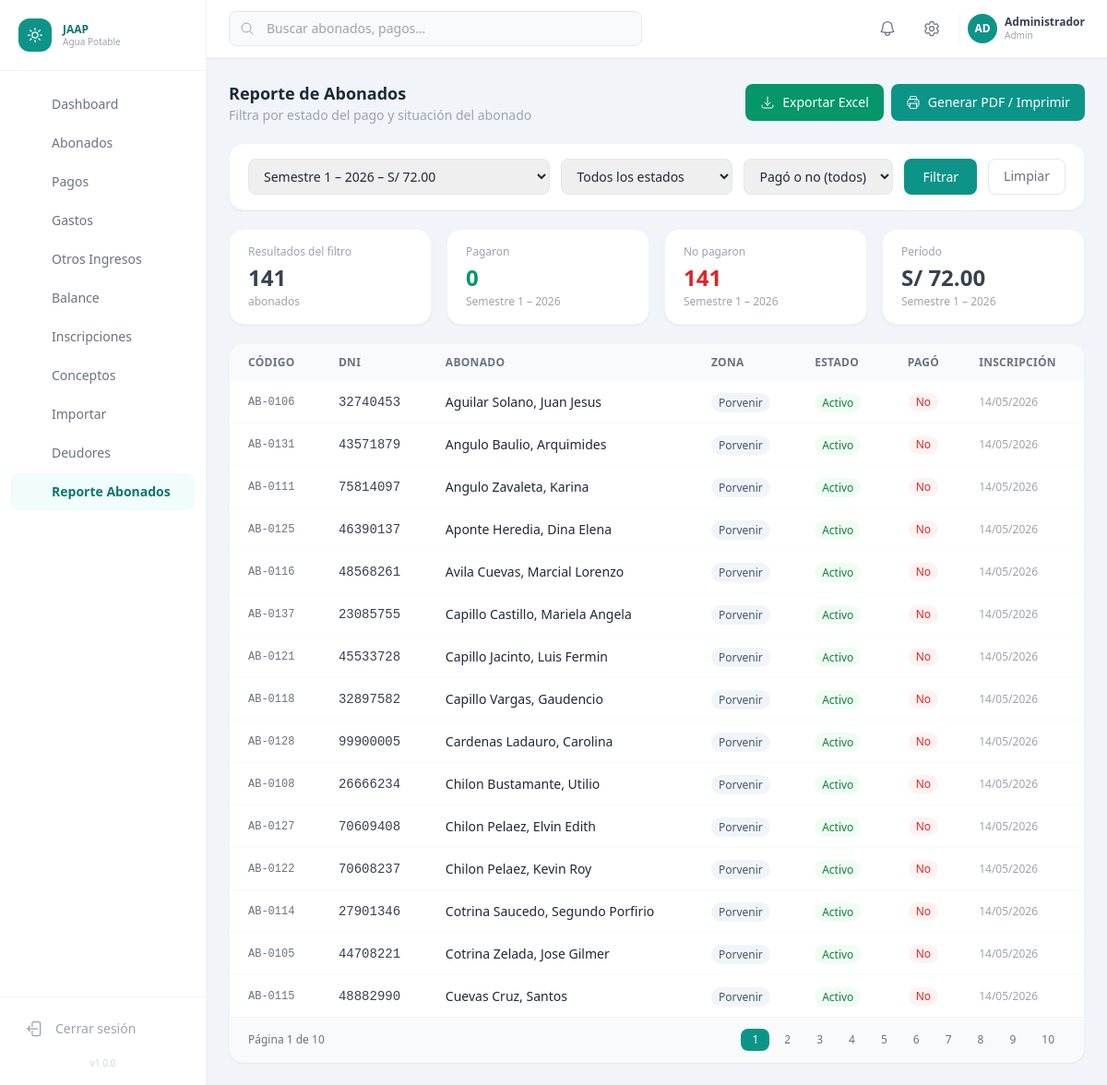
The page /reportes/abonados.php (signed in) on the database as committed earlier.
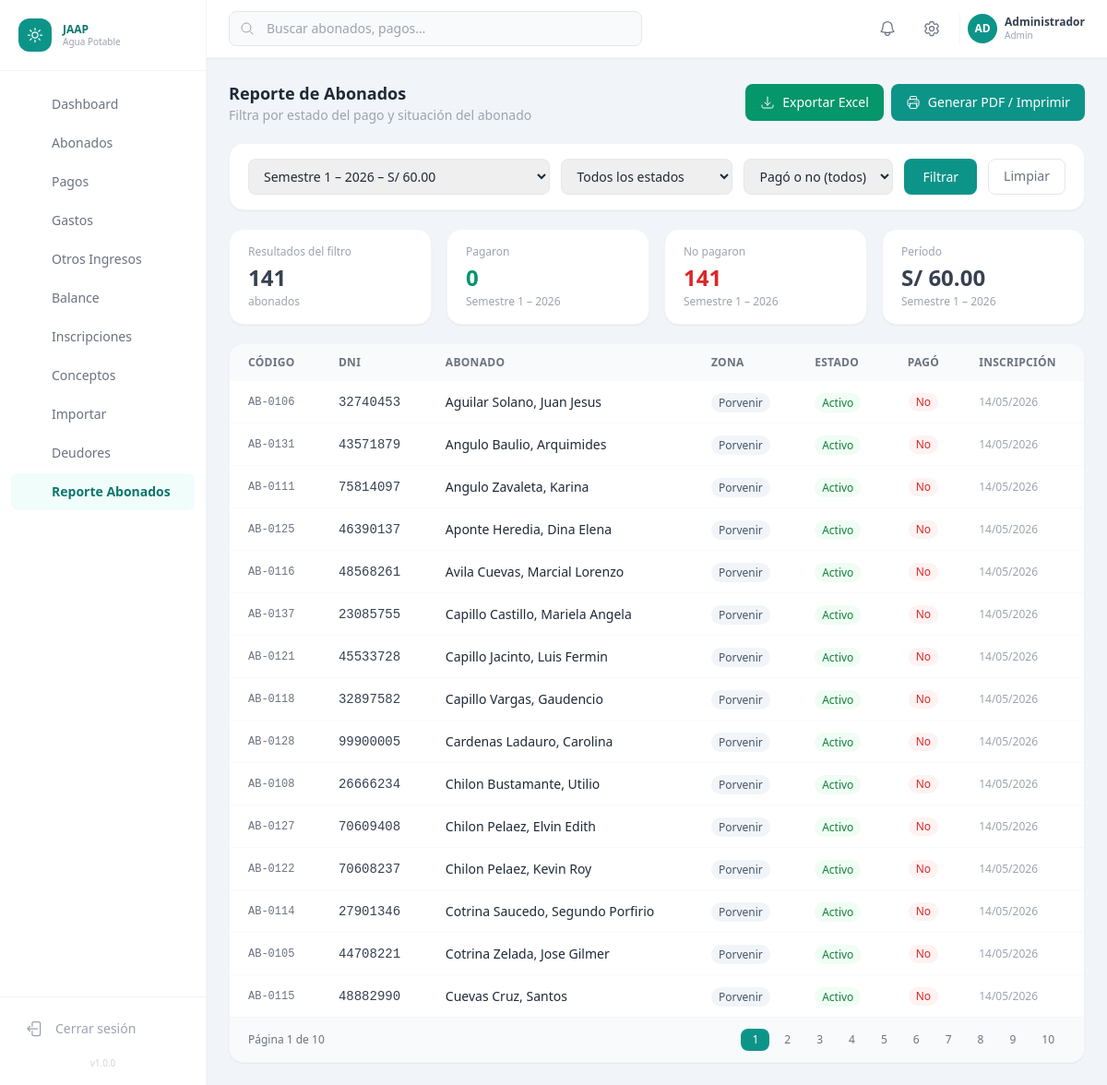
The same page on the database as committed later.
### tables this page shows
CREATE TABLE `periodos_cobro` (
  `id`                  INT UNSIGNED NOT NULL AUTO_INCREMENT,
  `nombre`              VARCHAR(100) NOT NULL,
  `anio`                YEAR         NOT NULL,
  `semestre`            ENUM('1','2','anual') NOT NULL DEFAULT '1',
  `meses`               TINYINT UNSIGNED NOT NULL DEFAULT 6 COMMENT 'Cantidad de meses incluidos',
  `fecha_inicio`        DATE         NOT NULL,
  `fecha_fin`           DATE         NOT NULL,
  `fecha_vencimiento`   DATE         NOT NULL,
  `monto_total`         DECIMAL(10,2) NOT NULL COMMENT 'Monto base del período',
  `estado`              ENUM('pendiente','activo','cerrado') NOT NULL DEFAULT 'pendiente',
  `created_at`          TIMESTAMP    NOT NULL DEFAULT CURRENT_TIMESTAMP,
  PRIMARY KEY (`id`),
  UNIQUE KEY `uk_periodo` (`anio`, `semestre`)
);

CREATE TABLE `abonados` (
  `id`                INT UNSIGNED    NOT NULL AUTO_INCREMENT,
  `codigo`            VARCHAR(20)     NOT NULL COMMENT 'Código interno del abonado',
  `dni`               VARCHAR(8)      NOT NULL,
  `nombres`           VARCHAR(100)    NOT NULL,
  `apellidos`         VARCHAR(100)    NOT NULL,
  `fecha_nacimiento`  DATE            NULL,
  `departamento`      VARCHAR(100)    NOT NULL DEFAULT '',
  `provincia`         VARCHAR(100)    NOT NULL DEFAULT '',
  `distrito`          VARCHAR(100)    NOT NULL DEFAULT '',
  `direccion`         TEXT            NULL,
  `zona`              ENUM('porvenir','tunas','cerro_de_pasco') NOT NULL DEFAULT 'porvenir',
  `profesion`         VARCHAR(100)    NULL,
  `actividad`         VARCHAR(100)    NULL,
  `grado_instruccion` ENUM(
    'sin_instruccion','primaria_incompleta','primaria_completa',
    'secundaria_incompleta','secundaria_completa',
    'tecnico','universitario','posgrado'
  ) NOT NULL DEFAULT 'sin_instruccion',
  `estado_civil`      ENUM('soltero','casado','conviviente','viudo','divorciado') NOT NULL DEFAULT 'soltero',
  `telefono`          VARCHAR(15)     NULL,
  `email`             VARCHAR(100)    NULL,
  `numero_hijos`      TINYINT UNSIGNED NOT NULL DEFAULT 0,
  `fecha_inscripcion` DATE            NULL,
  `estado`            ENUM('activo','inactivo','suspendido') NOT NULL DEFAULT 'activo',
  `observaciones`     TEXT            NULL,
  `creado_por`        INT UNSIGNED    NULL,
  `created_at`        TIMESTAMP       NOT NULL DEFAULT CURRENT_TIMESTAMP,
  `updated_at`        TIMESTAMP       NOT NULL DEFAULT CURRENT_TIMESTAMP ON UPDATE CURRENT_TIMESTAMP,
  PRIMARY KEY (`id`),
  UNIQUE KEY `uk_dni`    (`dni`),
  UNIQUE KEY `uk_codigo` (`codigo`),
  KEY `idx_zona`   (`zona`),
  KEY `idx_estado` (`estado`),
  CONSTRAINT `fk_abonado_creado` FOREIGN KEY (`creado_por`) REFERENCES `usuarios_sistema` (`id`) ON DELETE SET NULL
);

### config/config.php (called while the page is built, shortened)
<?php
function e(string $s): string
{
    return htmlspecialchars($s, ENT_QUOTES | ENT_HTML5, 'UTF-8');
}

### reportes/abonados.php (the view, shortened to what the rows shown need)
<?php
$pdo        = getDB();
$periodos = $pdo->query(
    "SELECT id, nombre, anio, semestre, monto_total
     FROM periodos_cobro
     ORDER BY anio DESC, semestre"
)->fetchAll();
$periodoId = (int)($_GET['periodo_id'] ?? 0);
if ($periodoId === 0) {
    foreach ($periodos as $p) {
        if ((int)$p['anio'] === 2026 && $p['semestre'] === '1') {
            $periodoId = (int)$p['id'];
            break;
        }
    }
}
$periodoActual = null;
foreach ($periodos as $p) {
    if ((int)$p['id'] === $periodoId) { $periodoActual = $p; break; }
}
$estado = $_GET['estado'] ?? '';
$pagado = $_GET['pagado'] ?? '';
$page   = max(1, (int)($_GET['page'] ?? 1));
$limit  = 15;
$offset = ($page - 1) * $limit;
$where       = ['1=1'];
$whereParams = [];
$whereStr = implode(' AND ', $where);
$totalStmt = $pdo->prepare("SELECT COUNT(*) FROM abonados a WHERE $whereStr");
$totalStmt->execute($whereParams);
$totalRows  = (int)$totalStmt->fetchColumn();
$totalPages = max(1, (int)ceil($totalRows / $limit));
$selectParams = array_merge([$periodoId], $whereParams);
$stmt = $pdo->prepare("
    SELECT a.id, a.codigo, a.dni, a.nombres, a.apellidos, a.zona, a.telefono,
           a.estado, a.fecha_inscripcion,
           EXISTS (SELECT 1 FROM pagos p2 WHERE p2.abonado_id = a.id AND p2.periodo_id = ?) AS pagado
    FROM abonados a
    WHERE $whereStr
    ORDER BY a.zona, a.apellidos, a.nombres
    LIMIT $limit OFFSET $offset
");
$stmt->execute($selectParams);
$abonados = $stmt->fetchAll();
$whereEstado       = ['1=1'];
$whereEstadoParams = [];
$whereEstadoStr = implode(' AND ', $whereEstado);
$stmtPagados = $pdo->prepare("
    SELECT COUNT(*) FROM abonados a WHERE $whereEstadoStr
    AND a.id IN (SELECT abonado_id FROM pagos WHERE periodo_id = ?)
");
$stmtPagados->execute(array_merge($whereEstadoParams, [$periodoId]));
$totalPagados = (int)$stmtPagados->fetchColumn();
$stmtNoPagados = $pdo->prepare("
    SELECT COUNT(*) FROM abonados a WHERE $whereEstadoStr
    AND a.id NOT IN (SELECT abonado_id FROM pagos WHERE periodo_id = ?)
");
$stmtNoPagados->execute(array_merge($whereEstadoParams, [$periodoId]));
$totalNoPagados = (int)$stmtNoPagados->fetchColumn();
$qs = http_build_query(['periodo_id' => $periodoId, 'estado' => $estado, 'pagado' => $pagado]);
require_once __DIR__ . '/../includes/header.php';
?>
<div class="flex flex-col flex-1 overflow-hidden">
  <main class="flex-1 overflow-y-auto p-6 space-y-5">
    <div class="flex flex-col sm:flex-row sm:items-center justify-between gap-3">
      <div>
        <h1 class="text-lg font-bold text-gray-800">Reporte de Abonados</h1>
      </div>
    </div>
    <?php if ($periodoActual): ?>
    <div class="grid grid-cols-2 sm:grid-cols-4 gap-4">
      <div class="bg-white rounded-2xl shadow-sm border border-gray-100 px-5 py-4">
        <p class="text-xs text-gray-400 font-medium">Resultados del filtro</p>
        <p class="text-2xl font-bold text-gray-700 mt-1"><?= number_format($totalRows) ?></p>
        <p class="text-xs text-gray-400 mt-0.5">abonados</p>
      </div>
      <div class="bg-white rounded-2xl shadow-sm border border-gray-100 px-5 py-4">
        <p class="text-xs text-gray-400 font-medium">Pagaron</p>
        <p class="text-2xl font-bold text-emerald-600 mt-1"><?= number_format($totalPagados) ?></p>
        <p class="text-xs text-gray-400 mt-0.5"><?= e($periodoActual['nombre']) ?></p>
      </div>
      <div class="bg-white rounded-2xl shadow-sm border border-gray-100 px-5 py-4">
        <p class="text-xs text-gray-400 font-medium">No pagaron</p>
        <p class="text-2xl font-bold text-red-600 mt-1"><?= number_format($totalNoPagados) ?></p>
        <p class="text-xs text-gray-400 mt-0.5"><?= e($periodoActual['nombre']) ?></p>
      </div>
      <div class="bg-white rounded-2xl shadow-sm border border-gray-100 px-5 py-4">
        <p class="text-xs text-gray-400 font-medium">Período</p>
        <p class="text-2xl font-bold text-gray-700 mt-1">S/ <?= number_format((float)$periodoActual['monto_total'], 2) ?></p>
        <p class="text-xs text-gray-400 mt-0.5"><?= e($periodoActual['nombre']) ?></p>
      </div>
    </div>
    <div class="bg-white rounded-2xl shadow-sm border border-gray-100 overflow-hidden">
      <div class="overflow-x-auto">
        <table class="w-full text-sm">
          <thead class="bg-gray-50 text-xs text-gray-500 uppercase tracking-wide">
            <tr>
              <th class="px-5 py-3 text-left">Código</th>
              <th class="px-5 py-3 text-left">DNI</th>
              <th class="px-5 py-3 text-left">Abonado</th>
              <th class="px-5 py-3 text-left">Zona</th>
              <th class="px-5 py-3 text-left">Estado</th>
              <th class="px-5 py-3 text-center">Pagó</th>
              <th class="px-5 py-3 text-left">Inscripción</th>
            </tr>
          </thead>
          <tbody class="divide-y divide-gray-50">
            <?php
              $estadoClases = [
                'activo'     => 'bg-green-50 text-green-700',
                'inactivo'   => 'bg-gray-100 text-gray-500',
                'cortado'    => 'bg-red-50 text-red-600',
                'suspension_temporal' => 'bg-amber-50 text-amber-700',
              ];
            ?>
            <?php foreach ($abonados as $a): ?>
            <tr class="hover:bg-gray-50 transition-colors">
              <td class="px-5 py-3 font-mono text-xs text-gray-500"><?= e($a['codigo']) ?></td>
              <td class="px-5 py-3 font-mono text-gray-700"><?= e($a['dni']) ?></td>
              <td class="px-5 py-3">
                <span class="font-medium text-gray-800"><?= e($a['apellidos'] . ', ' . $a['nombres']) ?></span>
              </td>
              <td class="px-5 py-3">
                <span class="capitalize text-xs font-medium px-2 py-0.5 rounded-full bg-slate-100 text-slate-600">
                  <?= e(ZONAS[$a['zona']] ?? $a['zona']) ?>
                </span>
              </td>
              <td class="px-5 py-3">
                <span class="<?= $estadoClases[$a['estado']] ?? 'bg-gray-100 text-gray-500' ?> text-xs font-medium px-2 py-0.5 rounded-full capitalize">
                  <?= e(ESTADOS_ABONADO[$a['estado']] ?? $a['estado']) ?>
                </span>
              </td>
              <td class="px-5 py-3 text-center">
                <?php if ((bool)$a['pagado']): ?>
                  <span class="inline-flex items-center gap-1 text-xs font-medium px-2 py-0.5 rounded-full bg-emerald-50 text-emerald-700">Sí</span>
                <?php else: ?>
                  <span class="inline-flex items-center gap-1 text-xs font-medium px-2 py-0.5 rounded-full bg-red-50 text-red-600">No</span>
                <?php endif; ?>
              </td>
              <td class="px-5 py-3 text-xs text-gray-400">
                <?= $a['fecha_inscripcion'] ? date('d/m/Y', strtotime($a['fecha_inscripcion'])) : '—' ?>
              </td>
            </tr>
            <?php endforeach; ?>
          </tbody>
        </table>
      </div>
      <?php if ($totalPages > 1): ?>
      <div class="flex items-center justify-between px-5 py-3 border-t border-gray-100 bg-gray-50 text-xs text-gray-500">
        <span>Página <?= $page ?> de <?= $totalPages ?></span>
        <div class="flex gap-1">
          <?php for ($i = 1; $i <= $totalPages; $i++): ?>
            <a href="?<?= $qs ?>&page=<?= $i ?>"
               class="px-3 py-1 rounded-lg <?= $i === $page ? 'bg-brand-600 text-white' : 'hover:bg-gray-200' ?>">
              <?= $i ?>
            </a>
          <?php endfor; ?>
        </div>
      </div>
      <?php endif; ?>
    </div>
    <?php else: ?>
      <div class="bg-white rounded-2xl shadow-sm border border-gray-100 px-5 py-12 text-center text-gray-400">
        No hay períodos de cobro configurados.
      </div>
    <?php endif; ?>
  </main>
</div>
<?php require_once __DIR__ . '/../includes/footer.php'; ?>

Rows that differ between the two databases and show on the page:
changed periodos_cobro: monto_total "72.00" → "60.00"
Other text that changed with them:
form field periodo_id: "Semestre 1 – 2026 – S/ 72.00" → "Semestre 1 – 2026 – S/ 60.00"
